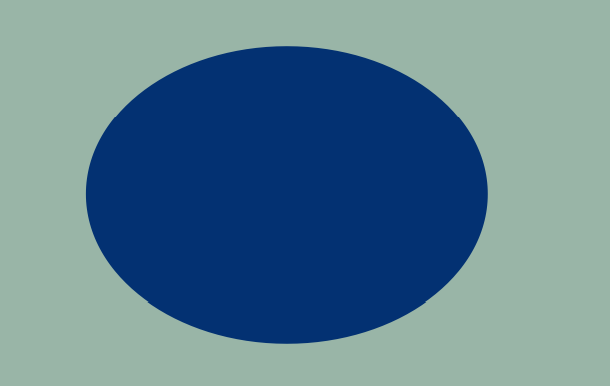
#> input picture visual_search_hw2/Test1.png, 610 x 386 px; its folder holds only this picture in this run
$ python hw2.py   (Python 2 division)   (older library calls are emulated)
#> lines starting #> are read from the running program, lines starting #| are printed output that depends on the picture; after the words box and inside, x2 and y2 are one past the last pixel; in counts of white or black regions, pixels touching at a corner belong together
import numpy as np
from scipy import misc, ndimage, stats
import pylab as plt
import math
from skimage import transform, feature, filter, color, draw
import cv2
import cv2.cv as cv

def imread(filename):
#> called with filename = 'Test1.png'
	return misc.imread(filename)
#> returned value is the input picture: shape (386, 610, 3); mean R, G, B 93.2, 128.4, 145.9

def imsave(im, filename):
	misc.imsave(filename, im)

def RGB_to_gray(im):
	a = im.shape[0]
#> a = 386
	b = im.shape[1]
#> b = 610
	result = np.zeros((a,b), dtype='uint8')
	for x in range(a):
		for y in range(b):
			result[x][y] = 0.299*im[x][y][0] + \
			0.587*im[x][y][1] + 0.114*im[x][y][2]
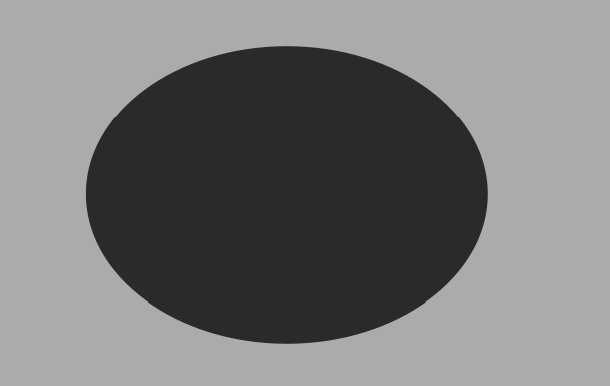
#> result: shape (386, 610); min 42, max 171, mean 119.6
	return result

def my_convolve(h,i):
	a,b = i.shape
	result = np.zeros((a,b))
	for x in range(a):
		for y in range(b):
			for p in [-1,0,1]:
				for q in [-1,0,1]:
					if x+p >= 0 and x+p < a and y+q >= 0 and y+q < b:
						result[x][y] += h[p+1][q+1] * i[x+p][y+q]

	return result

# logic for determining if a list of lines forms an arrow
def is_arrow(angles):
	angles.sort()
	for x in range(len(angles)-1):
		if abs(angles[x+1] - angles[x]) < 0.05:
			for a in angles:
				if abs(abs(a - angles[x])-math.pi/4) < 0.1:
					for b in angles:
						if abs(abs(a-b)-math.pi/2) < 0.1:
							return True

	return False

# detects arrows in an image by using Hough Transform to detect lines,
# then pass off to another function to determine if they are arranged
# as an arrow
def detect_arrow(img):
	gray = cv2.cvtColor(img,cv2.COLOR_BGR2GRAY)
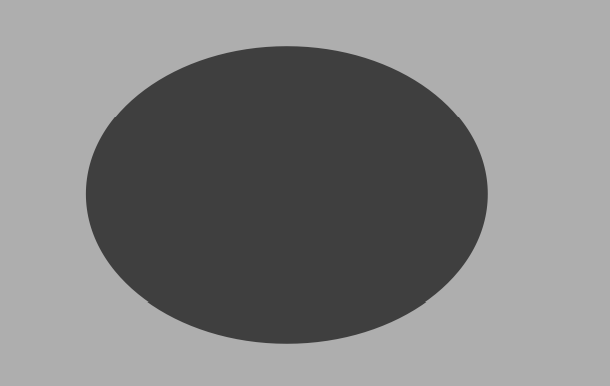
#> gray: shape (386, 610); min 63, max 174, mean 129.7
	edges = cv2.Canny(gray,50,150,apertureSize = 3)
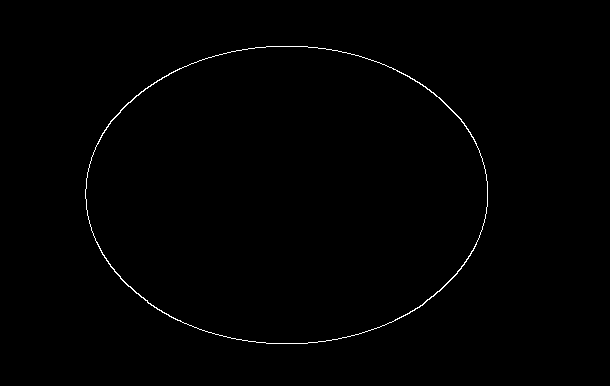
#> edges: shape (386, 610); 0.54% white in thin lines or dots, all inside (x1, y1, x2, y2) = (85, 46, 488, 344)
	angles = []
	try:
		lines = cv2.HoughLines(edges,1,np.pi/90,58)
#> lines = None
		for rho,theta in lines[0]:
			a = np.cos(theta)
			b = np.sin(theta)
			x0 = a*rho
			y0 = b*rho
			x1 = int(x0 + 1000*(-b))
			y1 = int(y0 + 1000*(a))
			x2 = int(x0 - 1000*(-b))
			y2 = int(y0 - 1000*(a))
			angles.append(theta)

			cv2.line(img,(x1,y1),(x2,y2),(0,0,255),2)
#> this loop made 0 passes
#> after the loop, angles = []

		return is_arrow(angles)

	except:
		return False
# detect circles in an image. Returns true if a circle satisfying
# certain parameters/thresholds is found. Returns false otherwise.
def detect_circle(img):
	cimg = cv2.cvtColor(img,cv2.COLOR_GRAY2BGR)
	try:
		circles = cv2.HoughCircles(img,cv.CV_HOUGH_GRADIENT,2,50,
				                    param1=50,param2=225,minRadius=5,maxRadius=300)
		x = circles[0] # forces an exception if circles is empty (there were no circles)
		return True
	except:
		return False

'''
# Question 1
a = imread("cameraman.tif")
a = np.int64(a)
h1 = np.array([[0,-1,0],[-1,4,-1],[0,-1,0]])
h2 = np.array([[-1,-1,-1],[-1, 8, -1],[-1,-1,-1]])
y1 = my_convolve(h1,a)
y2 = my_convolve(h2,a)
imsave(y1, "conv_h1.tif")
imsave(y2, "conv_h2.tif")
d1 = y1-a
d2 = y2-a
imsave(d1, "d1.tif")
imsave(d2, "d2.tif")
s1 = y1+a
s2 = y2+a
imsave(s1, "s1.tif")
imsave(s2, "s2.tif")
'''
# Question 2
for i in range(1,24):
	a = imread("Test" + str(i) + ".png")
	b = RGB_to_gray(a)
	x = detect_arrow(a)
#> x = False
	y = detect_circle(b)
#> in detect_circle, `circles = cv2.HoughCircles(img,cv.CV_HOUGH_GRADIENT,2,50, param1=50,pa..`: circles = None
#> y = False
	print "image", i, x, y
#| image 1 False False
#> (the run stopped early here; a loop or call above may not have finished)
